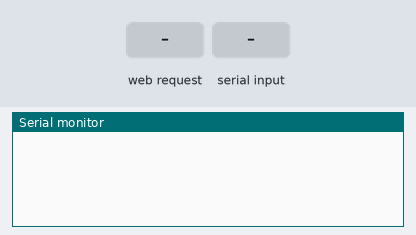
Recording of a program running on a simulated ESP8266 (NodeMCU). Parts: the last lines printed to the serial monitor. The inputs (shaded band) are chosen by the test bench.

Above: at 1.2 s.
1.3 s: HTTP request GET /AUTO_CONTROL received
At 2.5 s:
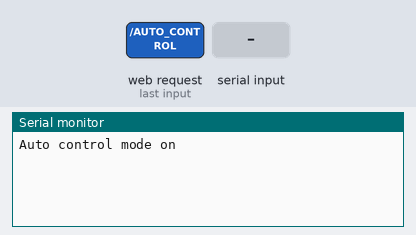
2.8 s: "90,45\n" received over Serial
At 4.7 s:
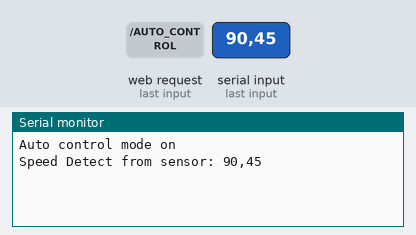
5.3 s: HTTP request GET /DETECT_VEHICLE received
At 5.8 s:
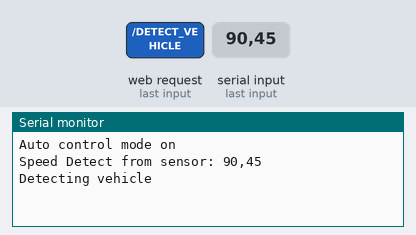
6.8 s: "5\n" received over Serial
At 9.0 s:
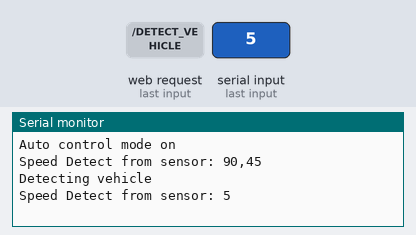
9.3 s: HTTP request GET /MANUAL_CONTROL received
At 10.0 s:
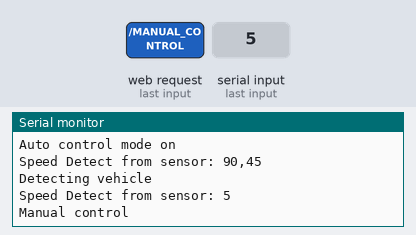
10.8 s: "1,90,45\n" received over Serial
At 13.2 s:
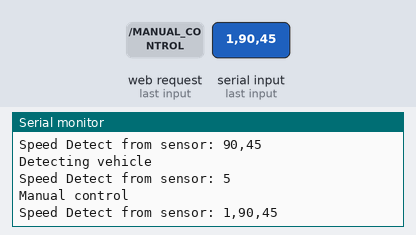

Measured:
- after the input at 1.3 s, the serial monitor: prints a new line at once (image 1)
- after the input at 2.8 s, the serial monitor: prints a new line after 1.0 s (image 2)
- after the input at 5.3 s, the serial monitor: prints a new line at once (image 3)
- after the input at 6.8 s, the serial monitor: prints a new line after 1.0 s (image 4)
- after the input at 9.3 s, the serial monitor: prints a new line at once (image 5)
- after the input at 10.8 s, the serial monitor: prints a new line after 1.0 s (image 6)

The program:

main.cpp
```cpp
#include <Arduino.h>
#include <ESP8266WiFi.h>
#include <ESP8266WebServer.h>

ESP8266WebServer server(80);
float speed = 0;
String permittedSpeed = "3";

String homepage = R"=====(
<!DOCTYPE html><html lang="en"><head> <meta charset="UTF-8"> <meta http-equiv="X-UA-Compatible" content="IE=edge"> <meta name="viewport" content="width=device-width, initial-scale=1.0"> <link rel="preconnect" href="https://fonts.googleapis.com"> <link rel="preconnect" href="https://fonts.gstatic.com" crossorigin> <link href="https://fonts.googleapis.com/css2?family=Nunito:ital,wght@0,200;0,300;0,400;0,500;0,600;0,700;0,800;1,200;1,300;1,400;1,500;1,600;1,700&family=Roboto+Mono:ital,wght@0,100;0,200;0,300;0,400;0,500;0,600;0,700;1,100;1,200;1,300;1,400;1,500;1,600;1,700&display=swap" rel="stylesheet"> <title>Speed Tracking System</title></head><style>body{background-color: rgba(8, 0, 14, 0.956);}.container{font-family: 'Nunito', sans-serif; font-family: 'Roboto Mono', monospace; margin: auto; width: 40%; padding: 20px; justify-content: center; align-items: center;}.title{color: rgb(250, 64, 98); font-weight: 700; font-size: 40px; justify-content: center; margin-left: auto;}.screen{z-index: 100; border-width: 5px; border-radius: 10px; padding: 20px; margin-top: 10px; margin-bottom: 10px; border-color: rgb(251, 136, 174); background-color: rgba(223, 204, 247, 0.163);}.speed-value{color: rgb(217, 177, 184);}.buttons{display: flex; justify-content: space-between; align-items: center; margin-bottom: 20px; margin-top: 10px;}label, .screen, .sub-title{font-weight: 500; color: rgb(253, 123, 166); font-size: 20px; margin-top: 20px; margin-bottom: 5px;}input{outline: none; border: none; border-radius: 10px; padding: 10px 15px; margin: 15px 0px; font-size: 17px; color: rgb(247, 165, 193); width: 95%; background-color: rgba(223, 204, 247, 0.163);}button{font-family: 'Nunito', sans-serif; font-family: 'Roboto Mono', monospace; font-weight: 500; border-radius: 15px; padding: 7px 15px; background-color: rgb(162, 78, 124); border-color: rgb(255, 184, 236); color: rgb(249, 218, 237);}button:hover{background-color: rgb(27, 2, 15); color: rgb(255, 86, 151); cursor: pointer; transition-duration: 0.3s;}</style><body> <div class="container"> <h3 class="title">Speed Tracking Systems</h3> <div class="sub-title">Displaying screen</div><div class="screen"><!-- <div class="speed-value-title">Your speed: <span class="speed-value">30km/h</span></div><div class="status">Normal Speed</div>--> </div><div class="sub-title">Control mode</div><div class="buttons"> <form action="/AUTO_CONTROL" method="post"> <button class="auto-control">Auto Control</button> </form> <form action="/MANUAL_CONTROL" method="post"> <button class="manual-control">Manual Control</button> </form> </div><form action="/PEMITTED_CONTROL" method="post"> <div class="permitted-speed"> <label class="sub-title" for="permitted-speed">Permitted speed (km/h)</label> <input type="number" name="permitted-speed" id="permitted-speed"> </div><div class="buttons"> <button type="submit" onclick="myfunction()">Save change</button> </div></form> </div></body><script>var myfunction=function(){if(document.getElementById("permitted-speed").value==""){alert("Please enter a permitted speed, Keep old speed");}else{alert("Permitted speed has been changed to " + document.getElementById("permitted-speed").value + "km/h");}};</script></html>
)=====";

String no_detect = R"=====(
<!DOCTYPE html><html lang="en"><head> <meta charset="UTF-8"> <meta http-equiv="X-UA-Compatible" content="IE=edge"> <meta name="viewport" content="width=device-width, initial-scale=1.0"> <meta http-equiv="refresh" content="4; url=http://192.168.4.1/DETECT_VEHICLE" > <link rel="preconnect" href="https://fonts.googleapis.com"> <link rel="preconnect" href="https://fonts.gstatic.com" crossorigin> <link href="https://fonts.googleapis.com/css2?family=Nunito:ital,wght@0,200;0,300;0,400;0,500;0,600;0,700;0,800;1,200;1,300;1,400;1,500;1,600;1,700&family=Roboto+Mono:ital,wght@0,100;0,200;0,300;0,400;0,500;0,600;0,700;1,100;1,200;1,300;1,400;1,500;1,600;1,700&display=swap" rel="stylesheet"> <title>Speed Tracking System</title></head><style>body{background-color: rgba(8, 0, 14, 0.956);}.container{font-family: 'Nunito', sans-serif; font-family: 'Roboto Mono', monospace; margin: auto; width: 40%; padding: 20px; justify-content: center; align-items: center;}.title{color: rgb(250, 64, 98); font-weight: 700; font-size: 40px; justify-content: center; margin-left: auto;}.screen{z-index: 100; border-width: 5px; border-radius: 10px; padding: 20px; margin-top: 10px; margin-bottom: 10px; border-color: rgb(251, 136, 174); background-color: rgba(223, 204, 247, 0.163);}.speed-value{color: rgb(217, 177, 184);}.buttons{display: flex; justify-content: space-between; align-items: center; margin-bottom: 20px; margin-top: 10px;}label, .screen, .sub-title{font-weight: 500; color: rgb(253, 123, 166); font-size: 20px; margin-top: 20px; margin-bottom: 5px;}input{outline: none; border: none; border-radius: 10px; padding: 10px 15px; margin: 15px 0px; font-size: 17px; color: rgb(247, 165, 193); width: 95%; background-color: rgba(223, 204, 247, 0.163);}button{font-family: 'Nunito', sans-serif; font-family: 'Roboto Mono', monospace; font-weight: 500; border-radius: 15px; padding: 7px 15px; background-color: rgb(162, 78, 124); border-color: rgb(255, 184, 236); color: rgb(249, 218, 237);}button:hover{background-color: rgb(27, 2, 15); color: rgb(255, 86, 151); cursor: pointer; transition-duration: 0.3s;}</style><body> <div class="container"> <h3 class="title">Speed Tracking Systems</h3> <div class="sub-title">Displaying screen</div><div class="screen"> <div class="status">No car detected</div></div><div class="sub-title">Control mode</div><div class="buttons"> <form action="/AUTO_CONTROL" method="post"> <button class="auto-control">Auto Control</button> </form> <form action="/MANUAL_CONTROL" method="post"> <button class="manual-control">Manual Control</button> </form> </div><form action="/PEMITTED_CONTROL" method="post"> <div class="permitted-speed"> <label class="sub-title" for="permitted-speed">Permitted speed (km/h)</label> <input type="number" name="permitted-speed" id="permitted-speed"> </div><div class="buttons"> <button type="submit" onclick="myfunction()">Save change</button> </div></form> </div></body><script>var myfunction=function(){if(document.getElementById("permitted-speed").value==""){alert("Please enter a permitted speed, Keep old speed");}else{alert("Permitted speed has been changed to " + document.getElementById("permitted-speed").value + "km/h");}};</script></html>
)=====";

void AUTO_CONTROL()
{
  Serial.println("Auto control mode on ");
  Serial1.print("auto");
  server.send(200, "text/html", no_detect);
}

void MANUAL_CONTROL()
{
  Serial.println("Manual control");
  Serial1.print("manual");
  server.send(200, "text/html", homepage);
}

void DETECT_VEHICLE()
{
  Serial.println("Detecting vehicle");
  String action = Serial.readString();
  Serial.println(action);
  String state = "";
  if (speed >= atof(permittedSpeed.c_str()))
  {
    state = "Over speed";
  }
  else
  {
    state = "Normal speed";
  }
  String detect = R"=====(
    <!DOCTYPE html><html lang="en"><head> <meta charset="UTF-8"> <meta http-equiv="X-UA-Compatible" content="IE=edge"> <meta name="viewport" content="width=device-width, initial-scale=1.0"> <link rel="preconnect" href="https://fonts.googleapis.com"> <meta http-equiv="refresh" content="3; url=http://192.168.4.1/AUTO_CONTROL" > <link rel="preconnect" href="https://fonts.gstatic.com" crossorigin> <link href="https://fonts.googleapis.com/css2?family=Nunito:ital,wght@0,200;0,300;0,400;0,500;0,600;0,700;0,800;1,200;1,300;1,400;1,500;1,600;1,700&family=Roboto+Mono:ital,wght@0,100;0,200;0,300;0,400;0,500;0,600;0,700;1,100;1,200;1,300;1,400;1,500;1,600;1,700&display=swap" rel="stylesheet"> <title>Speed Tracking System</title></head><style>body{background-color: rgba(8, 0, 14, 0.956);}.container{font-family: 'Nunito', sans-serif; font-family: 'Roboto Mono', monospace; margin: auto; width: 40%; padding: 20px; justify-content: center; align-items: center;}.title{color: rgb(250, 64, 98); font-weight: 700; font-size: 40px; justify-content: center; margin-left: auto;}.screen{z-index: 100; border-width: 5px; border-radius: 10px; padding: 20px; margin-top: 10px; margin-bottom: 10px; border-color: rgb(251, 136, 174); background-color: rgba(223, 204, 247, 0.163);}.speed-value{color: rgb(217, 177, 184);}.buttons{display: flex; justify-content: space-between; align-items: center; margin-bottom: 20px; margin-top: 10px;}label, .screen, .sub-title{font-weight: 500; color: rgb(253, 123, 166); font-size: 20px; margin-top: 20px; margin-bottom: 5px;}input{outline: none; border: none; border-radius: 10px; padding: 10px 15px; margin: 15px 0px; font-size: 17px; color: rgb(247, 165, 193); width: 95%; background-color: rgba(223, 204, 247, 0.163);}button{font-family: 'Nunito', sans-serif; font-family: 'Roboto Mono', monospace; font-weight: 500; border-radius: 15px; padding: 7px 15px; background-color: rgb(162, 78, 124); border-color: rgb(255, 184, 236); color: rgb(249, 218, 237);}button:hover{background-color: rgb(27, 2, 15); color: rgb(255, 86, 151); cursor: pointer; transition-duration: 0.3s;}</style><body> <div class="container"> <h3 class="title">Speed Tracking Systems</h3> <div class="sub-title">Displaying screen</div><div class="screen"> <div class="speed-value-title">Your speed: <span class="speed-value">
      )=====";
  detect += speed;
  detect += "km/h</span></div>";
  detect += "<div class=\"status\">";
  detect += state;
  detect += "</div>";
  detect += R"=====(
    </div><div class="sub-title">Control mode</div><div class="buttons"> <form action="/AUTO_CONTROL" method="post"> <button class="auto-control">Auto Control</button> </form> <form action="/MANUAL_CONTROL" method="post"> <button class="manual-control">Manual Control</button> </form> </div><form action="/PEMITTED_CONTROL" method="post"> <div class="permitted-speed"> <label class="sub-title" for="permitted-speed">Permitted speed (km/h)</label> <input type="number" name="permitted-speed" id="permitted-speed"> </div><div class="buttons"> <button type="submit" onclick="myfunction()">Save change</button> </div></form> </div></body><script>var myfunction=function(){if(document.getElementById("permitted-speed").value==""){alert("Please enter a permitted speed, Keep old speed");}else{alert("Permitted speed has been changed to " + document.getElementById("permitted-speed").value + "km/h");}};</script></html>
      )=====";
  server.send(200, "text/html", detect);
}
void PEMITTED_CONTROL()
{
  if (server.arg("permitted-speed") != "")
  {
    permittedSpeed = server.arg("permitted-speed");
    Serial.println("Permitted control: " + permittedSpeed);
    Serial1.print(permittedSpeed);
  }
  server.send(200, "text/html", homepage);
}

void setup()
{
  Serial.begin(9600);
  Serial1.begin(9600);
  String ssid = "ESP8266-AP";
  String password = "12345678";
  WiFi.softAP(ssid, password);
  server.on("/", []()
            { server.send(200, "text/html", homepage); });
  server.on("/AUTO_CONTROL", AUTO_CONTROL);
  server.on("/DETECT_VEHICLE", DETECT_VEHICLE);
  server.on("/MANUAL_CONTROL", MANUAL_CONTROL);
  server.on("/PEMITTED_CONTROL", PEMITTED_CONTROL);
  server.begin();
}

void loop()
{
  server.handleClient();
  if (Serial.available() > 0)
  {
    String action = Serial.readString();
    Serial.println("Speed Detect from sensor: " + action);
    if (action != "search")
    {
      speed = action.toFloat();
    }
  }
}
```
